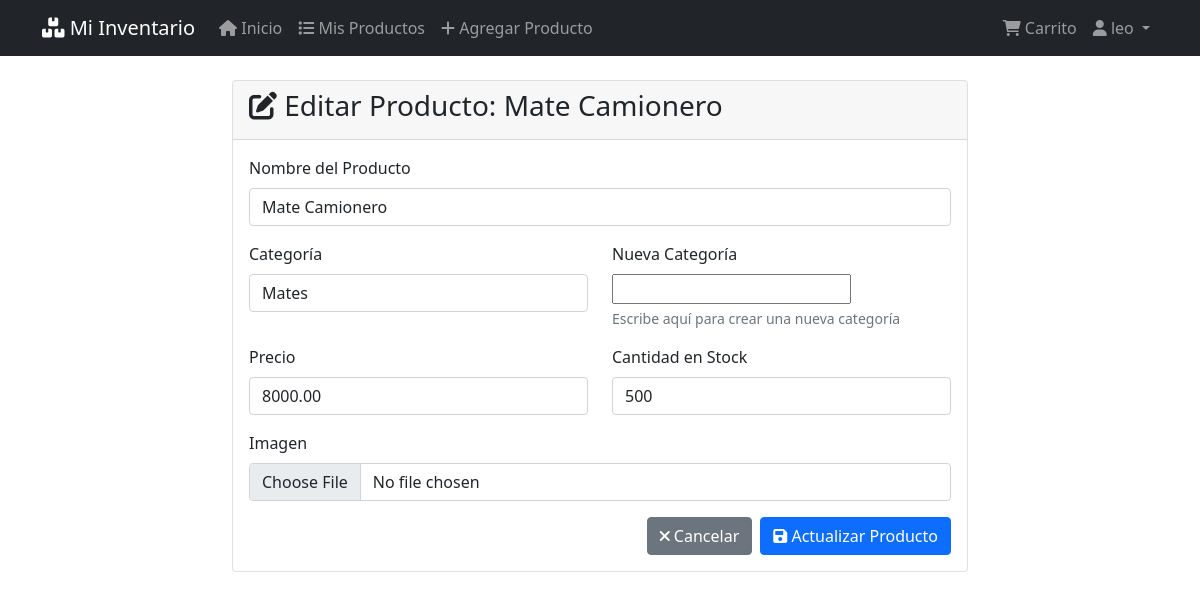
Screenshot of /products/1/edit/ (signed in) with the database file from the repository.
### inventory/models.py (models this page shows, shortened)
class Product(models.Model):
    name = models.CharField(max_length=200)
    category = models.ForeignKey(Category, on_delete=models.CASCADE)
    price = models.DecimalField(max_digits=10, decimal_places=2, validators=[MinValueValidator(Decimal('0.01'))])
    stock_quantity = models.PositiveIntegerField(default=0, blank=True)
    image = models.ImageField(upload_to='products/', blank=True, null=True)
    user = models.ForeignKey(User, on_delete=models.CASCADE)
    created_at = models.DateTimeField(auto_now_add=True)
    updated_at = models.DateTimeField(auto_now=True)
    class Meta:
        ordering = ['name']

### inventory/views.py (the view)
# urls.py: path('products/<int:pk>/edit/', views.edit_product, name='edit_product'),
@login_required
def edit_product(request, pk):
    product = get_object_or_404(Product, pk=pk, user=request.user)
    if request.method == 'POST':
        form = ProductForm(request.POST, request.FILES, instance=product, user=request.user)
        if form.is_valid():
            form.save()
            messages.success(request, 'Producto actualizado exitosamente!')
            return redirect('product_list')
    else:
        form = ProductForm(instance=product, user=request.user)
    return render(request, 'inventory/edit_product.html', {'form': form, 'product': product})

### inventory/forms.py (shortened to what this page needs)
class ProductForm(forms.ModelForm):
    category_name = forms.CharField(max_length=100, required=False,
                                   help_text="Escribe aquí para crear una nueva categoría")
    class Meta:
        model = Product
        fields = ['name', 'category', 'price', 'stock_quantity', 'image']
        widgets = {
            'name': forms.TextInput(attrs={'class': 'form-control'}),
            'category': forms.Select(attrs={'class': 'form-control'}),
            'price': forms.NumberInput(attrs={'class': 'form-control', 'step': '0.01'}),
            'stock_quantity': forms.NumberInput(attrs={'class': 'form-control'}),
            'image': forms.FileInput(attrs={'class': 'form-control'}),
        }
    def __init__(self, *args, **kwargs):
        self.user = kwargs.pop('user', None)
        super().__init__(*args, **kwargs)
        if self.user:
            self.fields['category'].queryset = Category.objects.filter(user=self.user)
            self.fields['category'].required = False
            self.fields['category'].empty_label = "Selecciona una categoría existente (opcional)"

### inventory/models.py (called while the page is built)
    def __str__(self):
        return self.name

### templates/inventory/edit_product.html (shortened to what this page needs)
{% extends 'base.html' %}
{% block content %}
<div class="row justify-content-center">
    <div class="col-md-8">
        <div class="card">
            <div class="card-header">
                <h3><i class="fas fa-edit"></i> Editar Producto: {{ product.name }}</h3>
            </div>
            <div class="card-body">
                <form method="post" enctype="multipart/form-data">
                    <div class="mb-3">
                        <label for="{{ form.name.id_for_label }}" class="form-label">Nombre del Producto</label>
                        {{ form.name }}
                    </div>
                    <div class="row">
                        <div class="col-md-6">
                            <div class="mb-3">
                                <label for="{{ form.category.id_for_label }}" class="form-label">Categoría</label>
                                {{ form.category }}
                            </div>
                        </div>
                        <div class="col-md-6">
                            <div class="mb-3">
                                <label for="{{ form.category_name.id_for_label }}" class="form-label">Nueva Categoría</label>
                                {{ form.category_name }}
                                <div class="form-text">{{ form.category_name.help_text }}</div>
                            </div>
                        </div>
                    </div>
                    <div class="row">
                        <div class="col-md-6">
                            <div class="mb-3">
                                <label for="{{ form.price.id_for_label }}" class="form-label">Precio</label>
                                {{ form.price }}
                            </div>
                        </div>
                        <div class="col-md-6">
                            <div class="mb-3">
                                <label for="{{ form.stock_quantity.id_for_label }}" class="form-label">Cantidad en Stock</label>
                                {{ form.stock_quantity }}
                            </div>
                        </div>
                    </div>
                    <div class="mb-3">
                        <label for="{{ form.image.id_for_label }}" class="form-label">Imagen</label>
                        {{ form.image }}
                    </div>
                    <div class="d-grid gap-2 d-md-flex justify-content-md-end">
                        <a href="{% url 'product_list' %}" class="btn btn-secondary">
                            <i class="fas fa-times"></i> Cancelar
                        </a>
                        <button type="submit" class="btn btn-primary">
                            <i class="fas fa-save"></i> Actualizar Producto
                        </button>
                    </div>
                </form>
            </div>
        </div>
    </div>
</div>
{% endblock %}

### templates/base.html (shortened to what this page needs)
<!DOCTYPE html>
<html lang="es">
<head>
    <link href="https://cdn.jsdelivr.net/npm/bootstrap@5.1.3/dist/css/bootstrap.min.css" rel="stylesheet">
    <link href="https://cdnjs.cloudflare.com/ajax/libs/font-awesome/6.0.0/css/all.min.css" rel="stylesheet">
</head>
<body>
    <nav class="navbar navbar-expand-lg navbar-dark bg-dark">
        <div class="container">
            <a class="navbar-brand" href="{% url 'home' %}">
                <i class="fas fa-boxes"></i> Mi Inventario
            </a>
            {% if user.is_authenticated %}
            <div class="collapse navbar-collapse" id="navbarNav">
                <ul class="navbar-nav me-auto">
                    <li class="nav-item">
                        <a class="nav-link" href="{% url 'home' %}">
                            <i class="fas fa-home"></i> Inicio
                        </a>
                    </li>
                    <li class="nav-item">
                        <a class="nav-link" href="{% url 'product_list' %}">
                            <i class="fas fa-list"></i> Mis Productos
                        </a>
                    </li>
                    <li class="nav-item">
                        <a class="nav-link" href="{% url 'add_product' %}">
                            <i class="fas fa-plus"></i> Agregar Producto
                        </a>
                    </li>
                </ul>
                <ul class="navbar-nav">
                    <li class="nav-item">
                        <a class="nav-link" href="{% url 'cart' %}">
                            <i class="fas fa-shopping-cart"></i> Carrito
                        </a>
                    </li>
                    <li class="nav-item dropdown">
                        <a class="nav-link dropdown-toggle" href="#" id="navbarDropdown" role="button" data-bs-toggle="dropdown">
                            <i class="fas fa-user"></i> {{ user.username }}
                        </a>
                    </li>
                </ul>
            </div>
            {% endif %}
        </div>
    </nav>
    <main class="container mt-4">
        {% block content %}
        {% endblock %}
    </main>
</body>
</html>

### rows the page displays
Product: name "Mate Camionero", category "Mates", price "8000.00", stock_quantity "500"

### other values shown
{{ user.username }} "leo"
